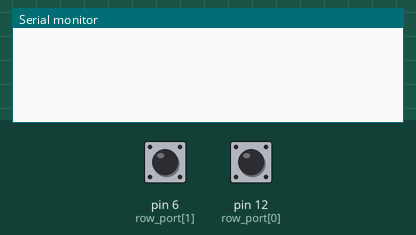
Simulated run of this sketch. Board: Arduino Uno, built with avr-gcc and run on an emulated ATmega328P. On the bench: the last lines printed to the serial monitor. The test bench sets the inputs (shaded band); at power-on: pin 6 (row_port[1]) HIGH, pin 12 (row_port[0]) HIGH.

Above: at 1.2 s.
1.3 s: pin 6 (row_port[1]) pulled LOW for 0.15 s
At 2.6 s:
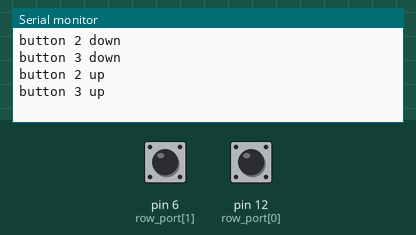
2.9 s: pin 12 (row_port[0]) pulled LOW for 0.15 s
At 3.04 s:
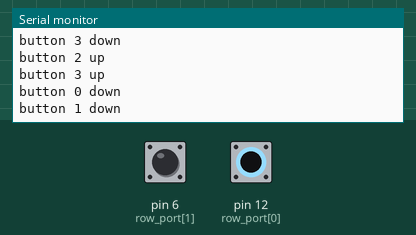
Timing chart, 0 to 5.9 s (numbered marks = the images above; inputs shaded):
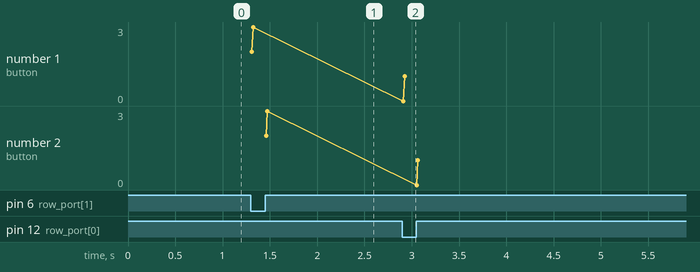

Measured:
- after the input at 1.3 s, the serial monitor: prints a new line at once (image 1)
- after the input at 2.9 s, the serial monitor: prints a new line at once (image 2)
- plotted number 1: 3 → 1 after the input at 2.9 s
- plotted number 2: 3 → 1 after the input at 2.9 s

The sketch:

button_2by2.ino
```cpp
void setup() {

  Serial.begin(9600);

  pinMode(12, INPUT);
  pinMode(6, INPUT);
  digitalWrite(12, HIGH);
  digitalWrite(6, HIGH);

  // col
  pinMode(3, OUTPUT);
  pinMode(11, OUTPUT);

}

char flag_row1 = 0;
char flag_row2 = 0;
int row_port[2] = {12, 6};
char row_flag[2][2] = {{0,0}, {0,0}};
int col_port[2] = {3, 11};

void loop() {

  for (int j=0; j<2; j++)
  {
    // 1. all column off
    for (int i=0; i<2; i++)
    {
      digitalWrite(col_port[i], LOW);
    }

    // 2. Col HIGH
    digitalWrite(col_port[j], HIGH);
  // ---------------------------------------------
   // ROW
    for (int i=0; i<2; i++)
    {
      int row = digitalRead(row_port[i]);
      if (row == 0 && row_flag[i][j] == 0)
      {
        row_flag[i][j] = 1;
        Serial.println("button " + String(i*2+j) + " down");
      }
      else if (row == 1 && row_flag[i][j] == 1)
      {
        row_flag[i][j] = 0;
        Serial.println("button " + String(i*2+j) + " up");
      }
    }
  }


//// ---------------------------------------
//  // ROW 1
//  int row1 = digitalRead(3);
//  if (row1 == 1 && flag_row1 == 0)
//  {
//    flag_row1 = 1;
//    Serial.println("button 1 down");
//  }
//  else if (row1 == 0 && flag_row1 == 1)
//  {
//    flag_row1 = 0;
//    Serial.println("button 1 up");
//  }
//// ---------------------------------------
//  // Row 2
//  int row2 = digitalRead(11);
//  if (row2 == 1 && flag_row2 == 0)
//  {
//    flag_row2 = 1;
//    Serial.println("button 3 down");
//  }
//  else if (row2 == 0 && flag_row2 == 1)
//  {
//    flag_row2 = 0;
//    Serial.println("button 3 up");
//  }

  delay(10);

}
```
